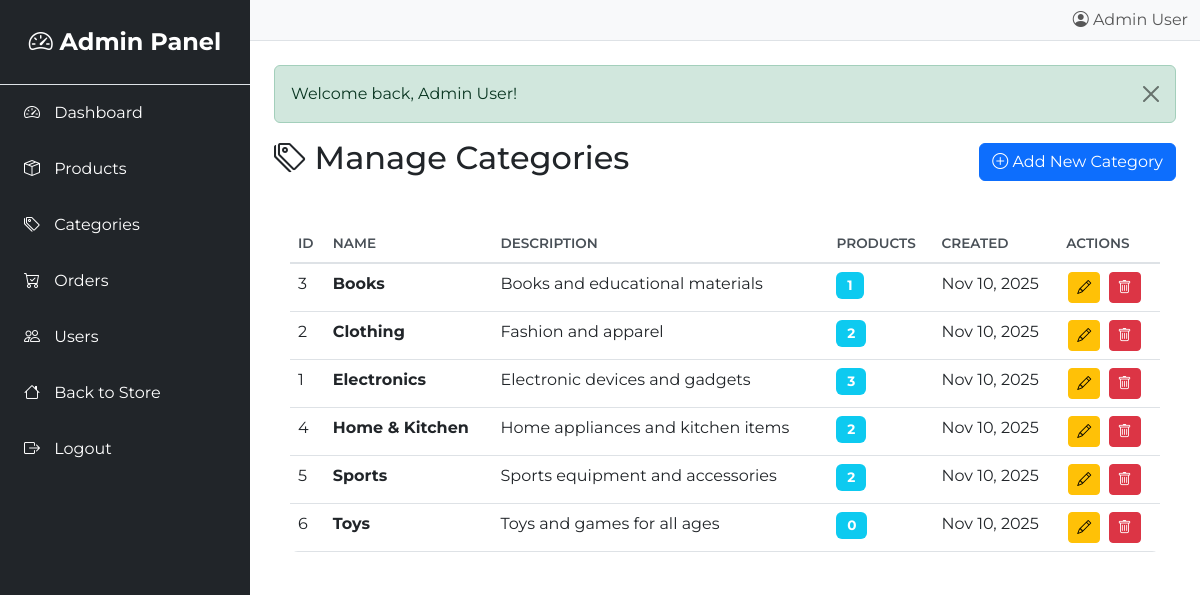
Screenshot of /admin/categories.php (signed in) with the database file from the repository.
### tables this page shows
CREATE TABLE categories (
    id INT AUTO_INCREMENT PRIMARY KEY,
    name VARCHAR(100) NOT NULL,
    description TEXT,
    created_at TIMESTAMP DEFAULT CURRENT_TIMESTAMP,
    INDEX idx_name (name)
);

### admin/categories.php (the view, shortened to what this page needs)
<?php
require_once '../includes/config.php';
require_once '../includes/functions.php';
$categories_query = "SELECT c.*, COUNT(p.id) as product_count
                     FROM categories c
                     LEFT JOIN products p ON c.id = p.category_id
                     GROUP BY c.id
                     ORDER BY c.name";
$categories_result = $conn->query($categories_query);
$categories = [];
while ($cat = $categories_result->fetch_assoc()) {
    $categories[] = $cat;
}
include 'includes/admin_header.php';
?>
<?php display_message(); ?>
<div class="d-flex justify-content-between align-items-center mb-4">
    <h2><i class="bi bi-tags"></i> Manage Categories</h2>
    <button class="btn btn-primary" data-bs-toggle="modal" data-bs-target="#addCategoryModal">
        <i class="bi bi-plus-circle"></i> Add New Category
    </button>
</div>
<div class="card">
    <div class="card-body">
        <div class="table-responsive">
            <table class="table table-hover">
                <thead>
                    <tr>
                        <th>ID</th>
                        <th>Name</th>
                        <th>Description</th>
                        <th>Products</th>
                        <th>Created</th>
                        <th>Actions</th>
                    </tr>
                </thead>
                <tbody>
                    <?php foreach ($categories as $category): ?>
                        <tr>
                            <td><?php echo $category['id']; ?></td>
                            <td><strong><?php echo htmlspecialchars($category['name']); ?></strong></td>
                            <td><?php echo htmlspecialchars($category['description']); ?></td>
                            <td><span class="badge bg-info"><?php echo $category['product_count']; ?></span></td>
                            <td><?php echo date('M j, Y', strtotime($category['created_at'])); ?></td>
                            <td>
                                <button class="btn btn-sm btn-warning"
                                        data-bs-toggle="modal"
                                        data-bs-target="#editCategoryModal<?php echo $category['id']; ?>">
                                    <i class="bi bi-pencil"></i>
                                </button>
                                <button class="btn btn-sm btn-danger"
                                        data-bs-toggle="modal"
                                        data-bs-target="#deleteCategoryModal<?php echo $category['id']; ?>">
                                    <i class="bi bi-trash"></i>
                                </button>
                            </td>
                        </tr>
                    <?php endforeach; ?>
                </tbody>
            </table>
        </div>
    </div>
</div>
<?php include 'includes/admin_footer.php'; ?>

### admin/includes/admin_header.php (shortened to what this page needs)
<!DOCTYPE html>
<html lang="en">
<head>
    <link href="https://cdn.jsdelivr.net/npm/bootstrap@5.3.0/dist/css/bootstrap.min.css" rel="stylesheet">
    <link rel="stylesheet" href="https://cdn.jsdelivr.net/npm/bootstrap-icons@1.10.0/font/bootstrap-icons.css">
    <link rel="stylesheet" href="<?php echo SITE_URL; ?>/assets/css/admin.css">
</head>
<body>
    <div class="d-flex" id="wrapper">
        <div class="bg-dark text-white" id="sidebar-wrapper">
            <div class="sidebar-heading text-center py-4 fs-4 fw-bold border-bottom">
                <i class="bi bi-speedometer2"></i> Admin Panel
            </div>
            <div class="list-group list-group-flush">
                <a href="<?php echo SITE_URL; ?>/admin/dashboard.php" class="list-group-item list-group-item-action bg-dark text-white">
                    <i class="bi bi-speedometer2"></i> Dashboard
                </a>
                <a href="<?php echo SITE_URL; ?>/admin/products.php" class="list-group-item list-group-item-action bg-dark text-white">
                    <i class="bi bi-box-seam"></i> Products
                </a>
                <a href="<?php echo SITE_URL; ?>/admin/categories.php" class="list-group-item list-group-item-action bg-dark text-white">
                    <i class="bi bi-tags"></i> Categories
                </a>
                <a href="<?php echo SITE_URL; ?>/admin/orders.php" class="list-group-item list-group-item-action bg-dark text-white">
                    <i class="bi bi-cart-check"></i> Orders
                </a>
                <a href="<?php echo SITE_URL; ?>/admin/users.php" class="list-group-item list-group-item-action bg-dark text-white">
                    <i class="bi bi-people"></i> Users
                </a>
                <a href="<?php echo SITE_URL; ?>/index.php" class="list-group-item list-group-item-action bg-dark text-white">
                    <i class="bi bi-house"></i> Back to Store
                </a>
                <a href="<?php echo SITE_URL; ?>/logout.php" class="list-group-item list-group-item-action bg-dark text-white">
                    <i class="bi bi-box-arrow-right"></i> Logout
                </a>
            </div>
        </div>
        <div id="page-content-wrapper">
            <nav class="navbar navbar-expand-lg navbar-light bg-light border-bottom">
                <div class="container-fluid">
                    <div class="ms-auto">
                        <span class="navbar-text">
                            <i class="bi bi-person-circle"></i> <?php echo htmlspecialchars($_SESSION['user_name']); ?>
                        </span>
                    </div>
                </div>
            </nav>
            <div class="container-fluid p-4">

### includes/functions.php (shortened to what this page needs)
<?php
function display_message() {
    if (isset($_SESSION['message'])) {
        $type = $_SESSION['message']['type'];
        $text = htmlspecialchars($_SESSION['message']['text']);
        $alert_class = '';
        switch($type) {
            case 'success':
                $alert_class = 'alert-success';
                break;
        }
        echo "<div class='alert {$alert_class} alert-dismissible fade show' role='alert'>
                {$text}
                <button type='button' class='btn-close' data-bs-dismiss='alert'></button>
              </div>";
    }
}
?>

### admin/includes/admin_footer.php (shortened to what this page needs)
            </div>
        </div>
    </div>
</body>
</html>

### assets/css/admin.css (style rules this page uses)
body { font-family: 'Montserrat', sans-serif; }
#wrapper { display: flex; min-height: 100vh; overflow-x: hidden; width: 100%; }
#sidebar-wrapper { min-height: 100vh; width: 250px; margin-left: 0; transition: margin 0.25s ease-out; flex-shrink: 0; position: relative; }
#sidebar-wrapper .sidebar-heading { padding: 1rem; font-size: 1.2rem; }
#sidebar-wrapper .list-group { width: 250px; }
#page-content-wrapper { flex: 1; min-width: 0; overflow-x: hidden; width: calc(100% - 250px); }
.list-group-item { border: none; padding: 1rem 1.5rem; }
.list-group-item i { margin-right: 10px; width: 20px; }
.card { border-radius: 10px; margin-bottom: 1rem; border: none; }
.table-responsive { border-radius: 8px; overflow-x: auto; }
.table { margin-bottom: 0; }
.table thead th { border-bottom: 2px solid #dee2e6; font-weight: 600; text-transform: uppercase; font-size: 0.85rem; color: #495057; }
.table tbody tr { transition: background-color 0.2s ease; }
.table .btn { margin: 0 2px; }
body { overflow-x: hidden; }
.container-fluid { max-width: 100%; overflow-x: hidden; }
.badge { padding: 0.5em 0.8em; font-size: 0.85em; }

### rows the page displays
categories: id "3", name "Books", description "Books and educational materials", product_count "1", created_at "Nov 10, 2025"
categories: id "2", name "Clothing", description "Fashion and apparel", product_count "2", created_at "Nov 10, 2025"
categories: id "1", name "Electronics", description "Electronic devices and gadgets", product_count "3", created_at "Nov 10, 2025"
categories: id "4", name "Home & Kitchen", description "Home appliances and kitchen items", product_count "2", created_at "Nov 10, 2025"
categories: id "5", name "Sports", description "Sports equipment and accessories", product_count "2", created_at "Nov 10, 2025"
categories: id "6", name "Toys", description "Toys and games for all ages", product_count "0", created_at "Nov 10, 2025"

### other values shown
$_SESSION['user_name'] "Admin User"
$text "Welcome back, Admin User!"
